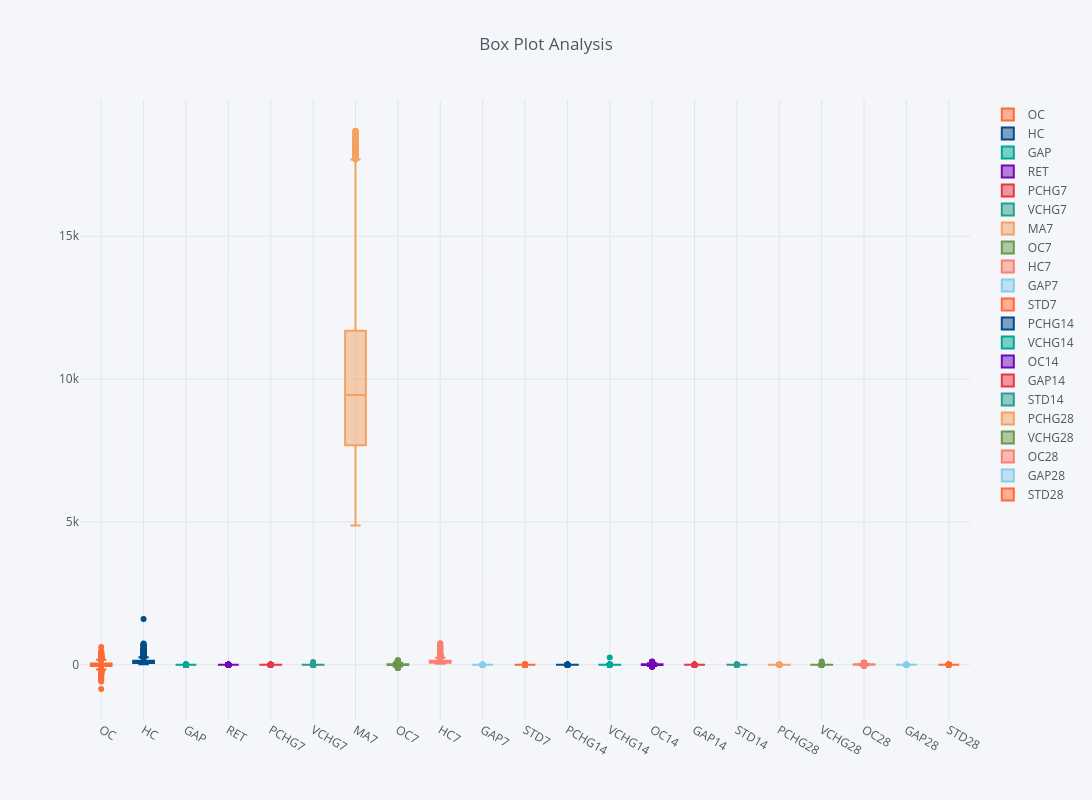

Write notebook code for a chart like this one.
### Code cell
X.iplot(
    kind="box",
    showlegend=True,
    title="Box Plot Analysis",
    width=1500,
    height=800
    )

### Figure 1 — Plotly figure (JSON) as saved in the notebook; plotly's stock layout.template omitted (floating-point values rounded to 4 significant figures; data arrays with more than 128 entries replaced by an {"elided": "..."} marker saying what was removed)
{"data": [{"marker": {"color": "#FF6B35"}, "name": "OC", "type": "box", "y": {"elided": "2690 float values"}}, {"marker": {"color": "#004E89"}, "name": "HC", "type": "box", "y": {"elided": "2690 float values"}}, {"marker": {"color": "#00A896"}, "name": "GAP", "type": "box", "y": {"elided": "2690 float values"}}, {"marker": {"color": "#7209B7"}, "name": "RET", "type": "box", "y": {"elided": "2690 float values"}}, {"marker": {"color": "#E63946"}, "name": "PCHG7", "type": "box", "y": {"elided": "2690 float values"}}, {"marker": {"color": "#2A9D8F"}, "name": "VCHG7", "type": "box", "y": {"elided": "2690 float values"}}, {"marker": {"color": "#F4A261"}, "name": "MA7", "type": "box", "y": {"elided": "2690 float values"}}, {"marker": {"color": "#6A994E"}, "name": "OC7", "type": "box", "y": {"elided": "2690 float values"}}, {"marker": {"color": "#FA8072"}, "name": "HC7", "type": "box", "y": {"elided": "2690 float values"}}, {"marker": {"color": "#87CEEB"}, "name": "GAP7", "type": "box", "y": {"elided": "2690 float values"}}, {"marker": {"color": "#FF6B35"}, "name": "STD7", "type": "box", "y": {"elided": "2690 float values"}}, {"marker": {"color": "#004E89"}, "name": "PCHG14", "type": "box", "y": {"elided": "2690 float values"}}, {"marker": {"color": "#00A896"}, "name": "VCHG14", "type": "box", "y": {"elided": "2690 float values"}}, {"marker": {"color": "#7209B7"}, "name": "OC14", "type": "box", "y": {"elided": "2690 float values"}}, {"marker": {"color": "#E63946"}, "name": "GAP14", "type": "box", "y": {"elided": "2690 float values"}}, {"marker": {"color": "#2A9D8F"}, "name": "STD14", "type": "box", "y": {"elided": "2690 float values"}}, {"marker": {"color": "#F4A261"}, "name": "PCHG28", "type": "box", "y": {"elided": "2690 float values"}}, {"marker": {"color": "#6A994E"}, "name": "VCHG28", "type": "box", "y": {"elided": "2690 float values"}}, {"marker": {"color": "#FA8072"}, "name": "OC28", "type": "box", "y": {"elided": "2690 float values"}}, {"marker": {"color": "#87CEEB"}, "name": "GAP28", "type": "box", "y": {"elided": "2690 float values"}}, {"marker": {"color": "#FF6B35"}, "name": "STD28", "type": "box", "y": {"elided": "2690 float values"}}], "layout": {"height": 800, "legend": {"bgcolor": "#F5F6F9", "font": {"color": "#4D5663"}}, "paper_bgcolor": "#F5F6F9", "plot_bgcolor": "#F5F6F9", "showlegend": true, "title": {"text": "Box Plot Analysis"}, "width": 1500, "xaxis": {"gridcolor": "#E1E5ED", "showgrid": true, "tickfont": {"color": "#4D5663"}, "title": {"font": {"color": "#4D5663"}, "text": ""}, "zerolinecolor": "#E1E5ED"}, "yaxis": {"gridcolor": "#E1E5ED", "showgrid": true, "tickfont": {"color": "#4D5663"}, "title": {"font": {"color": "#4D5663"}, "text": ""}, "zerolinecolor": "#E1E5ED"}}}
